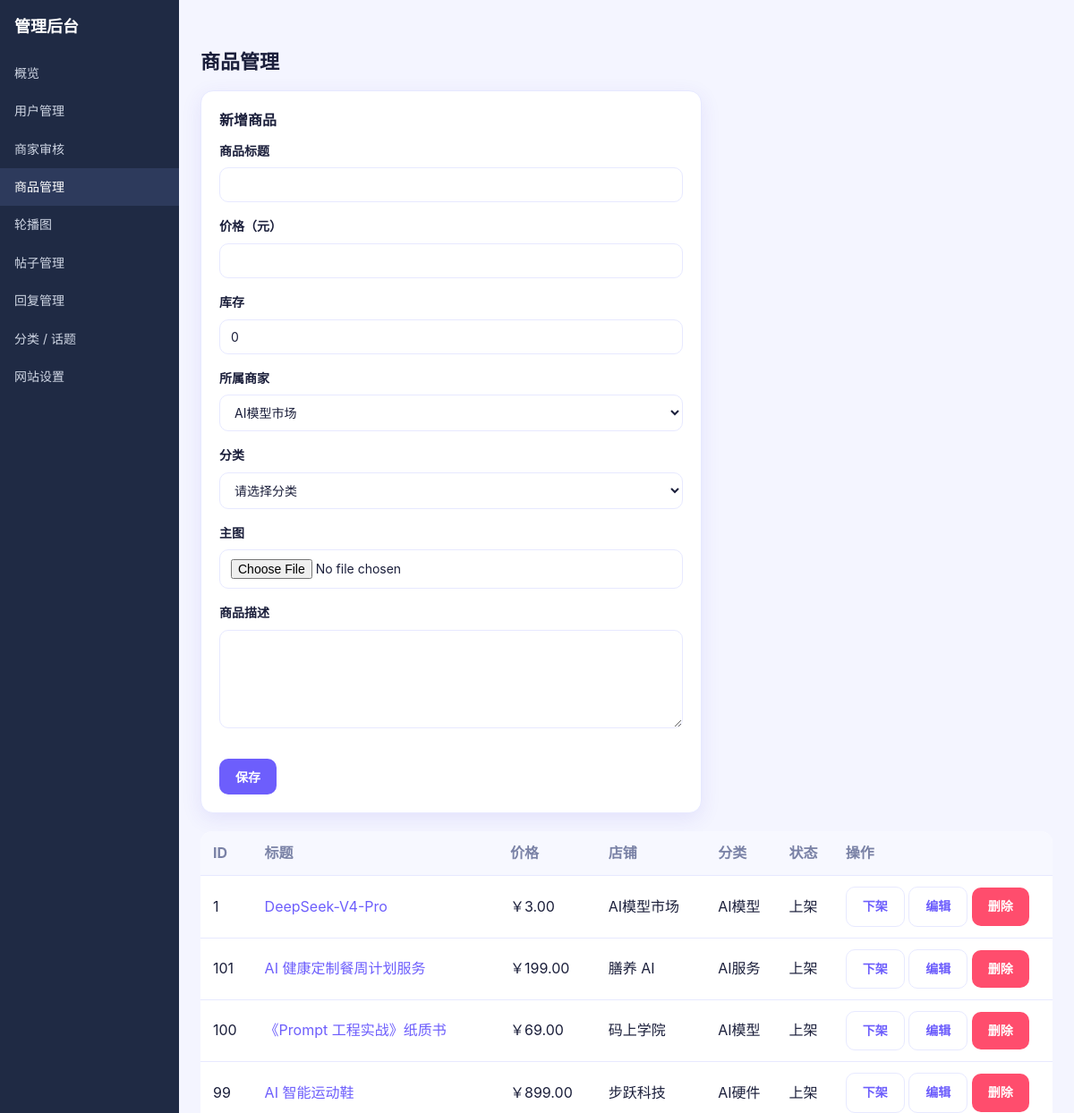
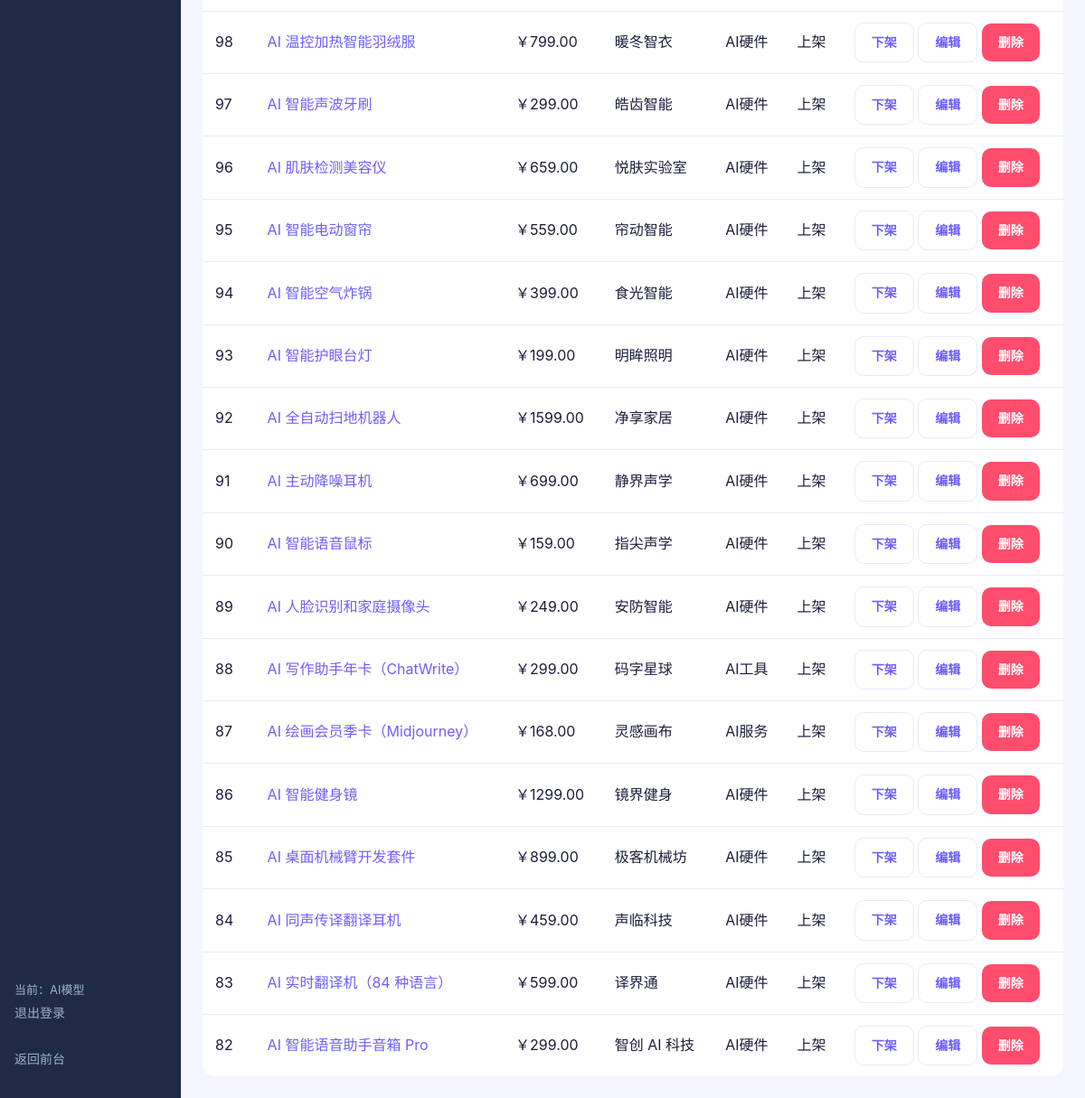
/admin/products.php (signed in), run on the app's committed database (2 pictures, top to bottom).
### tables this page shows
CREATE TABLE `products` (
  `id` int(10) unsigned NOT NULL AUTO_INCREMENT,
  `merchant_id` int(10) unsigned NOT NULL,
  `title` varchar(120) NOT NULL,
  `price` decimal(10,2) NOT NULL DEFAULT '0.00',
  `stock` int(10) unsigned NOT NULL DEFAULT '0',
  `category` varchar(50) NOT NULL DEFAULT '',
  `image` varchar(255) DEFAULT NULL,
  `description` text,
  `status` tinyint(4) NOT NULL DEFAULT '1' COMMENT '0 下架 / 1 上架',
  `created_at` datetime NOT NULL,
  PRIMARY KEY (`id`),
  KEY `idx_merchant` (`merchant_id`),
  KEY `idx_category` (`category`)
);

CREATE TABLE `merchants` (
  `id` int(10) unsigned NOT NULL AUTO_INCREMENT,
  `user_id` int(10) unsigned NOT NULL,
  `shop_name` varchar(100) NOT NULL,
  `contact` varchar(100) NOT NULL DEFAULT '',
  `description` text,
  `audit_status` tinyint(4) NOT NULL DEFAULT '0' COMMENT '0 待审核 / 1 通过 / 2 拒绝',
  `created_at` datetime NOT NULL,
  PRIMARY KEY (`id`),
  KEY `idx_user` (`user_id`)
);

### core/functions.php (called while the page is built, shortened)
<?php
require_once __DIR__ . '/Database.php';
function e($str)
{
    return htmlspecialchars($str ?? '', ENT_QUOTES, 'UTF-8');
}

### core/Database.php (called while the page is built)
<?php
class Database
{
    private static $pdo = null;
    public static function getConnection()
    {
        if (self::$pdo === null) {
            $config = require __DIR__ . '/../config/db.php';
            $dsn = "mysql:host={$config['host']};dbname={$config['dbname']};charset={$config['charset']}";
            self::$pdo = new PDO($dsn, $config['username'], $config['password'], [
                PDO::ATTR_ERRMODE            => PDO::ERRMODE_EXCEPTION,
                PDO::ATTR_DEFAULT_FETCH_MODE => PDO::FETCH_ASSOC,
                PDO::ATTR_EMULATE_PREPARES   => false,
            ]);
        }
        return self::$pdo;
    }
}

### models/Merchant.php (called while the page is built, shortened)
<?php
require_once __DIR__ . '/../core/Database.php';
class Merchant
{
    private $pdo;
    public function __construct()
    {
        $this->pdo = Database::getConnection();
    }
    public function listApproved()
    {
        $stmt = $this->pdo->prepare("SELECT id, shop_name FROM merchants WHERE audit_status = 1 ORDER BY id");
        $stmt->execute();
        return $stmt->fetchAll();
    }
}

### config/db.php (called while the page is built)
<?php
return [
    'host'     => '127.0.0.1',
    'dbname'   => 'XXXXXXXX',
    'username' => 'XXXXXXXX',
    'password' => 'XXXXXXXX',
    'charset'  => 'utf8mb4',
];

### models/Product.php (called while the page is built, shortened)
<?php
require_once __DIR__ . '/../core/Database.php';
class Product
{
    private $pdo;
    public function __construct()
    {
        $this->pdo = Database::getConnection();
    }
    public function listAll()
    {
        $stmt = $this->pdo->prepare(
            "SELECT p.*, m.shop_name FROM products p
             LEFT JOIN merchants m ON m.id = p.merchant_id
             ORDER BY p.created_at DESC"
        );
        $stmt->execute();
        return $stmt->fetchAll();
    }
}

### admin/products.php (the view, shortened to what this page needs)
<?php
require_once __DIR__ . '/auth_check.php';
require_once __DIR__ . '/../models/Product.php';
require_once __DIR__ . '/../models/Merchant.php';
$productModel  = new Product();
$merchantModel = new Merchant();
$editProduct = isset($_GET['edit']) ? $productModel->getById((int)$_GET['edit']) : null;
$merchants   = $merchantModel->listApproved();
$products    = $productModel->listAll();
require 'layout/header.php';
?>
<h2>商品管理</h2>
<div class="card" style="max-width:560px;">
    <strong><?php echo $editProduct ? '编辑商品 #' . $editProduct['id'] : '新增商品'; ?></strong>
    <form method="post" enctype="multipart/form-data" style="margin-top:8px;">
        <label>商品标题</label>
        <input type="text" name="title" value="<?php echo e($editProduct['title'] ?? ''); ?>" required>
        <label>价格（元）</label>
        <input type="number" step="0.01" name="price" value="<?php echo e($editProduct['price'] ?? ''); ?>" required>
        <label>库存</label>
        <input type="number" name="stock" value="<?php echo e($editProduct['stock'] ?? 0); ?>" required>
        <label>所属商家</label>
        <select name="merchant_id" required>
            <?php foreach ($merchants as $m): ?>
                <option value="<?php echo $m['id']; ?>"
                    <?php echo $editProduct && $editProduct['merchant_id'] == $m['id'] ? 'selected' : ''; ?>>
                    <?php echo e($m['shop_name']); ?>
                </option>
            <?php endforeach; ?>
        </select>
        <label>分类</label>
        <select name="category" required>
            <option value="">请选择分类</option>
        </select>
        <label>主图</label>
        <input type="file" name="image" accept="image/*">
        <label>商品描述</label>
        <textarea name="description"><?php echo e($editProduct['description'] ?? ''); ?></textarea>
        <div class="row" style="margin-top:12px;">
            <button class="btn" type="submit" name="save">保存</button>
        </div>
    </form>
</div>
<table>
    <tr><th>ID</th><th>标题</th><th>价格</th><th>店铺</th><th>分类</th><th>状态</th><th>操作</th></tr>
    <?php foreach ($products as $p): ?>
        <tr>
            <td><?php echo $p['id']; ?></td>
            <td><a href="../product.php?action=detail&id=<?php echo $p['id']; ?>"><?php echo e($p['title']); ?></a></td>
            <td>￥<?php echo e($p['price']); ?></td>
            <td><?php echo e($p['shop_name'] ?: ''); ?></td>
            <td><?php echo e($p['category']); ?></td>
            <td><?php echo $p['status'] ? '上架' : '下架'; ?></td>
            <td>
                <a class="btn btn-secondary" href="products.php?op=toggle&id=<?php echo $p['id']; ?>">
                    <?php echo $p['status'] ? '下架' : '上架'; ?>
                </a>
                <a class="btn btn-secondary" href="products.php?edit=<?php echo $p['id']; ?>">编辑</a>
                <a class="btn btn-danger" href="products.php?op=delete&id=<?php echo $p['id']; ?>"
                   onclick="return confirm('确定删除该商品？');">删除</a>
            </td>
        </tr>
    <?php endforeach; ?>
</table>
<?php require 'layout/footer.php'; ?>

### assets/css/style.css (style rules this page uses)
:root { --primary: #6d5efc; --primary-dark: #4f3fd6; --accent: #00d4ff; --grad: linear-gradient(135deg, #6d5efc 0%, #00d4ff 100%); --grad-soft: linear-gradient(135deg, rgba(109,94,252,.10), rgba(0,212,255,.10)); --danger: #ff4d6d; --text: #1b1f3b; --muted: #7a82a6; --bg: #f4f5ff; --card: #ffffff; --border: #e7e9ff; --radius: 14px; --shadow: 0 6px 22px rgba(76,63,214,.10); }
* { box-sizing: border-box; }
body { margin: 0; font-family: -apple-system, BlinkMacSystemFont, "Segoe UI", "PingFang SC", "Microsoft YaHei", Roboto, Helvetica, Arial, sans-serif; background: var(--bg); color: var(--text); line-height: 1.6; }
a { color: var(--primary); text-decoration: none; }
.card { background: var(--card); border: 1px solid var(--border); border-radius: var(--radius); padding: 20px; box-shadow: var(--shadow); margin-bottom: 20px; }
h2 { font-size: 22px; margin: 28px 0 14px; }
.btn { display: inline-block; background: var(--primary); color: #fff; border: none; padding: 10px 18px; border-radius: 10px; cursor: pointer; font-size: 14px; font-weight: 600; transition: background .15s; }
.btn-secondary { background: #fff; color: var(--primary); border: 1px solid var(--border); }
.btn-danger { background: var(--danger); }
input, textarea, select { width: 100%; padding: 10px 12px; margin: 6px 0 14px; border: 1px solid var(--border); border-radius: 10px; font-size: 14px; font-family: inherit; background: #fff; color: var(--text); }
textarea { min-height: 110px; resize: vertical; }
label { font-weight: 600; font-size: 14px; }
.row { display: flex; gap: 10px; align-items: center; flex-wrap: wrap; }
table { width: 100%; border-collapse: collapse; background: var(--card); border-radius: var(--radius); overflow: hidden; }
table th, table td { padding: 12px 14px; border-bottom: 1px solid var(--border); text-align: left; }
table th { background: #f7f8ff; color: var(--muted); font-weight: 700; }
table tr:last-child td { border-bottom: none; }

### admin/layout/header.php (style rules this page uses)
body { display: flex; margin: 0; }

### data on the page
products: id "1", title "DeepSeek-V4-Pro", price "3.00", merchant.shop_name "AI模型市场", category "AI模型", status "上架"
products: id "101", title "AI 健康定制餐周计划服务", price "199.00", merchant.shop_name "膳养 AI", category "AI服务", status "上架"
products: id "100", title "《Prompt 工程实战》纸质书", price "69.00", merchant.shop_name "码上学院", category "AI模型", status "上架"
products: id "99", title "AI 智能运动鞋", price "899.00", merchant.shop_name "步跃科技", category "AI硬件", status "上架"
products: id "98", title "AI 温控加热智能羽绒服", price "799.00", merchant.shop_name "暖冬智衣", category "AI硬件", status "上架"
products: id "97", title "AI 智能声波牙刷", price "299.00", merchant.shop_name "皓齿智能", category "AI硬件", status "上架"
products: id "96", title "AI 肌肤检测美容仪", price "659.00", merchant.shop_name "悦肤实验室", category "AI硬件", status "上架"
products: id "95", title "AI 智能电动窗帘", price "559.00", merchant.shop_name "帘动智能", category "AI硬件", status "上架"
products: id "94", title "AI 智能空气炸锅", price "399.00", merchant.shop_name "食光智能", category "AI硬件", status "上架"
products: id "93", title "AI 智能护眼台灯", price "199.00", merchant.shop_name "明眸照明", category "AI硬件", status "上架"
products: id "92", title "AI 全自动扫地机器人", price "1599.00", merchant.shop_name "净享家居", category "AI硬件", status "上架"
products: id "91", title "AI 主动降噪耳机", price "699.00", merchant.shop_name "静界声学", category "AI硬件", status "上架"
products: id "90", title "AI 智能语音鼠标", price "159.00", merchant.shop_name "指尖声学", category "AI硬件", status "上架"
products: id "89", title "AI 人脸识别和家庭摄像头", price "249.00", merchant.shop_name "安防智能", category "AI硬件", status "上架"
products: id "88", title "AI 写作助手年卡（ChatWrite）", price "299.00", merchant.shop_name "码字星球", category "AI工具", status "上架"
products: id "87", title "AI 绘画会员季卡（Midjourney）", price "168.00", merchant.shop_name "灵感画布", category "AI服务", status "上架"
products: id "86", title "AI 智能健身镜", price "1299.00", merchant.shop_name "镜界健身", category "AI硬件", status "上架"
products: id "85", title "AI 桌面机械臂开发套件", price "899.00", merchant.shop_name "极客机械坊", category "AI硬件", status "上架"
products: id "84", title "AI 同声传译翻译耳机", price "459.00", merchant.shop_name "声临科技", category "AI硬件", status "上架"
products: id "83", title "AI 实时翻译机（84 种语言）", price "599.00", merchant.shop_name "译界通", category "AI硬件", status "上架"
products: id "82", title "AI 智能语音助手音箱 Pro", price "299.00", merchant.shop_name "智创 AI 科技", category "AI硬件", status "上架"

### other printed values
$label "概览"
$label "用户管理"
$label "商家审核"
$label "商品管理"
$label "轮播图"
$label "帖子管理"
$label "回复管理"
$label "分类 / 话题"
$label "网站设置"
$adminName "AI模型"
form field merchant_id "AI模型市场"
